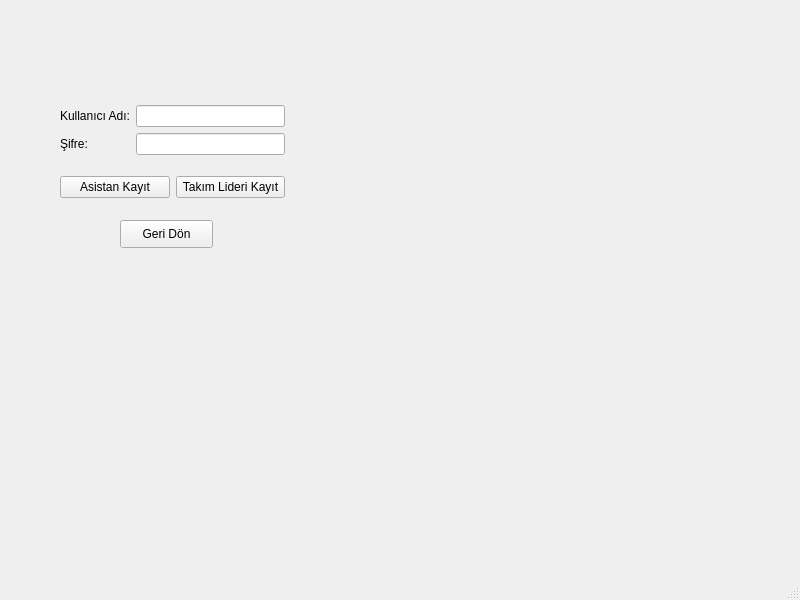
<?xml version="1.0" encoding="UTF-8"?>
<ui version="4.0">
 <class>kayitWindow</class>
 <widget class="QMainWindow" name="kayitWindow">
  <property name="geometry">
   <rect>
    <x>0</x>
    <y>0</y>
    <width>800</width>
    <height>600</height>
   </rect>
  </property>
  <property name="windowTitle">
   <string>MainWindow</string>
  </property>
  <widget class="QWidget" name="centralwidget">
   <widget class="QWidget" name="layoutWidget">
    <property name="geometry">
     <rect>
      <x>60</x>
      <y>90</y>
      <width>225</width>
      <height>123</height>
     </rect>
    </property>
    <layout class="QVBoxLayout" name="verticalLayout_3">
     <item>
      <layout class="QHBoxLayout" name="horizontalLayout">
       <item>
        <layout class="QVBoxLayout" name="verticalLayout">
         <item>
          <widget class="QLabel" name="kayitKullaniciAdiLabel">
           <property name="text">
            <string>Kullanıcı Adı:</string>
           </property>
          </widget>
         </item>
         <item>
          <widget class="QLabel" name="kayitSifreLabel">
           <property name="text">
            <string>Şifre:</string>
           </property>
          </widget>
         </item>
        </layout>
       </item>
       <item>
        <layout class="QVBoxLayout" name="verticalLayout_2">
         <item>
          <widget class="QLineEdit" name="kayitKullaniciAdiLne"/>
         </item>
         <item>
          <widget class="QLineEdit" name="kayitSifreLne"/>
         </item>
        </layout>
       </item>
      </layout>
     </item>
     <item>
      <layout class="QHBoxLayout" name="horizontalLayout_2">
       <item>
        <widget class="QPushButton" name="akayitBtn">
         <property name="text">
          <string>Asistan Kayıt</string>
         </property>
         <property name="autoDefault">
          <bool>true</bool>
         </property>
         <property name="flat">
          <bool>false</bool>
         </property>
        </widget>
       </item>
       <item>
        <widget class="QPushButton" name="tlKayitBtn">
         <property name="text">
          <string>Takım Lideri Kayıt</string>
         </property>
        </widget>
       </item>
      </layout>
     </item>
    </layout>
   </widget>
   <widget class="QPushButton" name="geriDonBtn">
    <property name="geometry">
     <rect>
      <x>120</x>
      <y>220</y>
      <width>93</width>
      <height>28</height>
     </rect>
    </property>
    <property name="text">
     <string>Geri Dön</string>
    </property>
   </widget>
  </widget>
  <widget class="QMenuBar" name="menubar">
   <property name="geometry">
    <rect>
     <x>0</x>
     <y>0</y>
     <width>800</width>
     <height>26</height>
    </rect>
   </property>
  </widget>
  <widget class="QStatusBar" name="statusbar"/>
 </widget>
 <resources/>
 <connections/>
</ui>
